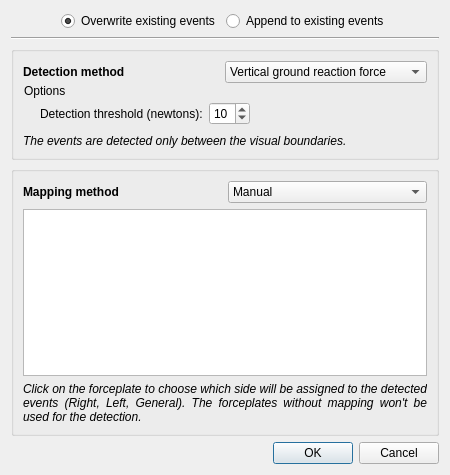
<?xml version="1.0" encoding="UTF-8"?>
<ui version="4.0">
 <class>GaitEventAssistantDialog</class>
 <widget class="QDialog" name="GaitEventAssistantDialog">
  <property name="geometry">
   <rect>
    <x>0</x>
    <y>0</y>
    <width>450</width>
    <height>475</height>
   </rect>
  </property>
  <property name="windowTitle">
   <string>Gait Event Assistant</string>
  </property>
  <layout class="QVBoxLayout" name="verticalLayout_4" stretch="0,0,0,1,0">
   <item>
    <layout class="QHBoxLayout" name="horizontalLayout_4">
     <item>
      <spacer name="horizontalSpacer">
       <property name="orientation">
        <enum>Qt::Horizontal</enum>
       </property>
       <property name="sizeHint" stdset="0">
        <size>
         <width>40</width>
         <height>20</height>
        </size>
       </property>
      </spacer>
     </item>
     <item>
      <widget class="QRadioButton" name="overwriteRadioButton">
       <property name="text">
        <string>Overwrite existing events</string>
       </property>
       <property name="checked">
        <bool>true</bool>
       </property>
      </widget>
     </item>
     <item>
      <widget class="QRadioButton" name="appendRadioButton">
       <property name="text">
        <string>Append to existing events</string>
       </property>
      </widget>
     </item>
     <item>
      <spacer name="horizontalSpacer_2">
       <property name="orientation">
        <enum>Qt::Horizontal</enum>
       </property>
       <property name="sizeHint" stdset="0">
        <size>
         <width>40</width>
         <height>20</height>
        </size>
       </property>
      </spacer>
     </item>
    </layout>
   </item>
   <item>
    <widget class="Line" name="line">
     <property name="orientation">
      <enum>Qt::Horizontal</enum>
     </property>
    </widget>
   </item>
   <item>
    <widget class="QGroupBox" name="groupBox">
     <property name="title">
      <string/>
     </property>
     <layout class="QVBoxLayout" name="verticalLayout_5">
      <item>
       <layout class="QVBoxLayout" name="verticalLayout_2">
        <property name="spacing">
         <number>0</number>
        </property>
        <item>
         <layout class="QHBoxLayout" name="horizontalLayout_3">
          <item>
           <widget class="QLabel" name="label">
            <property name="font">
             <font>
              <weight>75</weight>
              <bold>true</bold>
             </font>
            </property>
            <property name="text">
             <string>Detection method</string>
            </property>
           </widget>
          </item>
          <item>
           <widget class="QComboBox" name="detectionMethodComboBox">
            <item>
             <property name="text">
              <string>Vertical ground reaction force</string>
             </property>
            </item>
           </widget>
          </item>
         </layout>
        </item>
        <item>
         <layout class="QHBoxLayout" name="horizontalLayout_6">
          <item>
           <widget class="QPushButton" name="detectionOptionsButton">
            <property name="styleSheet">
             <string>QPushButton
{
  text-align: left;
}

QPushButton::pressed
{
  border: none;
  margin: 0px;
  padding: 0px;
}

QPushButton::flat
{
  border: 1px solid rgba(0,0,0,0);
  margin: 0px;
  padding: 0px;
}</string>
            </property>
            <property name="text">
             <string>Options</string>
            </property>
            <property name="icon">
             <iconset resource="images.qrc">
              <normaloff>:/Resources/Images/disclosureTriangleSmallDownBlack.png</normaloff>:/Resources/Images/disclosureTriangleSmallDownBlack.png</iconset>
            </property>
            <property name="iconSize">
             <size>
              <width>11</width>
              <height>12</height>
             </size>
            </property>
            <property name="flat">
             <bool>true</bool>
            </property>
           </widget>
          </item>
          <item>
           <spacer name="horizontalSpacer_5">
            <property name="orientation">
             <enum>Qt::Horizontal</enum>
            </property>
            <property name="sizeHint" stdset="0">
             <size>
              <width>40</width>
              <height>10</height>
             </size>
            </property>
           </spacer>
          </item>
         </layout>
        </item>
        <item>
         <widget class="QFrame" name="detectionOptionsFrame">
          <layout class="QHBoxLayout" name="horizontalLayout_5">
           <property name="margin">
            <number>0</number>
           </property>
           <item>
            <widget class="QStackedWidget" name="detectionOptionsStack">
             <property name="currentIndex">
              <number>1</number>
             </property>
             <widget class="QWidget" name="emptyDetectionPage"/>
             <widget class="QWidget" name="groundForceDetectionPage">
              <layout class="QHBoxLayout" name="horizontalLayout">
               <property name="margin">
                <number>3</number>
               </property>
               <item>
                <spacer name="horizontalSpacer_3">
                 <property name="orientation">
                  <enum>Qt::Horizontal</enum>
                 </property>
                 <property name="sizeType">
                  <enum>QSizePolicy::Fixed</enum>
                 </property>
                 <property name="sizeHint" stdset="0">
                  <size>
                   <width>14</width>
                   <height>10</height>
                  </size>
                 </property>
                </spacer>
               </item>
               <item>
                <widget class="QLabel" name="verticalForceThresholdLabel">
                 <property name="text">
                  <string>Detection threshold (newtons):</string>
                 </property>
                </widget>
               </item>
               <item>
                <widget class="QSpinBox" name="verticalForceThresholdSpinBox">
                 <property name="suffix">
                  <string/>
                 </property>
                 <property name="minimum">
                  <number>1</number>
                 </property>
                 <property name="value">
                  <number>10</number>
                 </property>
                </widget>
               </item>
               <item>
                <spacer name="horizontalSpacer_4">
                 <property name="orientation">
                  <enum>Qt::Horizontal</enum>
                 </property>
                 <property name="sizeHint" stdset="0">
                  <size>
                   <width>40</width>
                   <height>10</height>
                  </size>
                 </property>
                </spacer>
               </item>
              </layout>
             </widget>
            </widget>
           </item>
          </layout>
         </widget>
        </item>
       </layout>
      </item>
      <item>
       <widget class="QLabel" name="framesInterestLabel">
        <property name="font">
         <font>
          <italic>true</italic>
         </font>
        </property>
        <property name="text">
         <string>The events are detected only between the visual boundaries.</string>
        </property>
        <property name="alignment">
         <set>Qt::AlignJustify|Qt::AlignVCenter</set>
        </property>
        <property name="wordWrap">
         <bool>true</bool>
        </property>
       </widget>
      </item>
     </layout>
    </widget>
   </item>
   <item>
    <widget class="QGroupBox" name="groupBox_2">
     <property name="title">
      <string/>
     </property>
     <layout class="QVBoxLayout" name="verticalLayout_3">
      <item>
       <layout class="QHBoxLayout" name="horizontalLayout_2">
        <item>
         <widget class="QLabel" name="label_3">
          <property name="font">
           <font>
            <weight>75</weight>
            <bold>true</bold>
           </font>
          </property>
          <property name="text">
           <string>Mapping method</string>
          </property>
         </widget>
        </item>
        <item>
         <widget class="QComboBox" name="mappingMethodComboBox">
          <item>
           <property name="text">
            <string>Manual</string>
           </property>
          </item>
         </widget>
        </item>
       </layout>
      </item>
      <item>
       <widget class="QStackedWidget" name="mappingStack">
        <property name="currentIndex">
         <number>1</number>
        </property>
        <widget class="QWidget" name="emptyMappingPage"/>
        <widget class="QWidget" name="manualMappingPage">
         <layout class="QVBoxLayout" name="verticalLayout" stretch="1,0">
          <property name="margin">
           <number>0</number>
          </property>
          <item>
           <widget class="QTableWidget" name="manualMappingTable">
            <property name="editTriggers">
             <set>QAbstractItemView::NoEditTriggers</set>
            </property>
            <property name="tabKeyNavigation">
             <bool>false</bool>
            </property>
            <property name="showDropIndicator" stdset="0">
             <bool>false</bool>
            </property>
            <property name="dragDropOverwriteMode">
             <bool>false</bool>
            </property>
            <property name="alternatingRowColors">
             <bool>true</bool>
            </property>
            <property name="selectionMode">
             <enum>QAbstractItemView::SingleSelection</enum>
            </property>
            <property name="selectionBehavior">
             <enum>QAbstractItemView::SelectRows</enum>
            </property>
            <property name="showGrid">
             <bool>false</bool>
            </property>
            <property name="columnCount">
             <number>4</number>
            </property>
            <attribute name="horizontalHeaderVisible">
             <bool>false</bool>
            </attribute>
            <attribute name="verticalHeaderVisible">
             <bool>false</bool>
            </attribute>
            <column>
             <property name="text">
              <string>FP Name</string>
             </property>
            </column>
            <column>
             <property name="text">
              <string>Side</string>
             </property>
            </column>
            <column/>
            <column/>
           </widget>
          </item>
          <item>
           <widget class="QLabel" name="manualMappingLabel">
            <property name="font">
             <font>
              <italic>true</italic>
             </font>
            </property>
            <property name="text">
             <string>Click on the forceplate to choose which side will be assigned to the detected events (Right, Left, General). The forceplates without mapping won't be used for the detection.</string>
            </property>
            <property name="alignment">
             <set>Qt::AlignJustify|Qt::AlignVCenter</set>
            </property>
            <property name="wordWrap">
             <bool>true</bool>
            </property>
           </widget>
          </item>
         </layout>
        </widget>
       </widget>
      </item>
     </layout>
    </widget>
   </item>
   <item>
    <widget class="QDialogButtonBox" name="buttonBox">
     <property name="orientation">
      <enum>Qt::Horizontal</enum>
     </property>
     <property name="standardButtons">
      <set>QDialogButtonBox::Cancel|QDialogButtonBox::Ok</set>
     </property>
    </widget>
   </item>
  </layout>
 </widget>
 <resources>
  <include location="images.qrc"/>
 </resources>
 <connections>
  <connection>
   <sender>buttonBox</sender>
   <signal>accepted()</signal>
   <receiver>GaitEventAssistantDialog</receiver>
   <slot>accept()</slot>
   <hints>
    <hint type="sourcelabel">
     <x>248</x>
     <y>254</y>
    </hint>
    <hint type="destinationlabel">
     <x>157</x>
     <y>274</y>
    </hint>
   </hints>
  </connection>
  <connection>
   <sender>buttonBox</sender>
   <signal>rejected()</signal>
   <receiver>GaitEventAssistantDialog</receiver>
   <slot>reject()</slot>
   <hints>
    <hint type="sourcelabel">
     <x>316</x>
     <y>260</y>
    </hint>
    <hint type="destinationlabel">
     <x>286</x>
     <y>274</y>
    </hint>
   </hints>
  </connection>
 </connections>
</ui>
